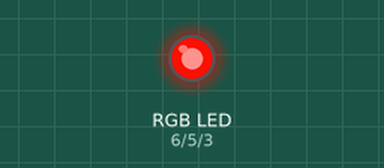
The sketch below on a simulated Arduino Uno, built with avr-gcc and run on an emulated ATmega328P. Shown: an RGB LED mixed from three pins (HIGH = lit). Dim RGB values are drawn brighter than linear.

Above: at 0.15 s.
At 5.25 s:
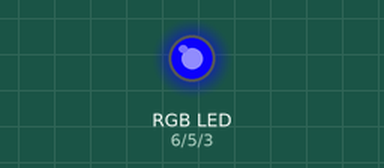
At 10.06 s:
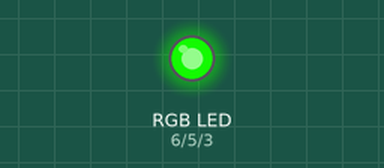
At 19.98 s:
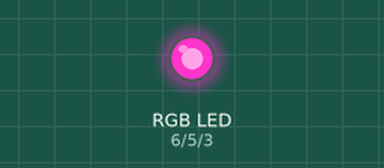
At 29.9 s:
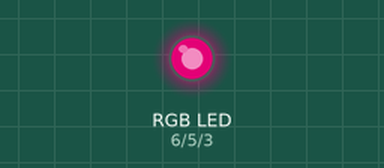
At 39.82 s:
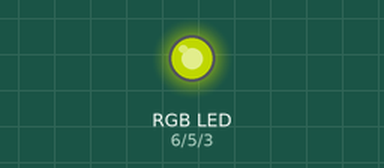
Timing chart, 0 to 39.9 s (numbered marks = the images above):
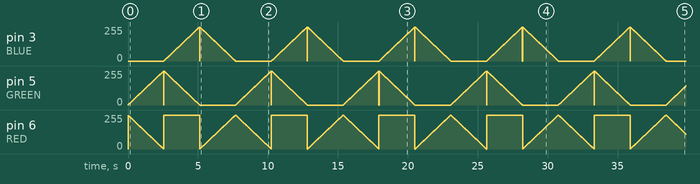

The sketch:

RGB_LED.ino
```cpp
#define RED 6
#define GREEN 5
#define BLUE 3
void setup() {
  pinMode(RED,OUTPUT);
  pinMode(GREEN,OUTPUT);
  pinMode(BLUE,OUTPUT);

  digitalWrite(RED,HIGH);
  digitalWrite(GREEN,LOW);
  digitalWrite(BLUE,LOW);
}

#define delaytime 10 //10ms delay creates gradual change of colour within loops
void loop() {

  //will determine brightness via pwm output
  int red = 255;
  int green = 0;
  int blue = 0;

  //transition from red-to-green

  for(int i = 0; i < 256; i++){
    red--;
    green++;

    analogWrite(RED,red);
    analogWrite(GREEN,green);
    delay(delaytime);
  }

  //transition from green-to-blue

  for(int j = 0; j < 256; j++){
    green--;
    blue++;

    analogWrite(GREEN,green);
    analogWrite(BLUE,blue);
    delay(delaytime);
  }

  //transition from
  for(int k = 0; k < 256; k++){
    blue--;
    red++;

    analogWrite(BLUE,blue);
    analogWrite(RED,red);
    delay(delaytime);
  }

}
```
